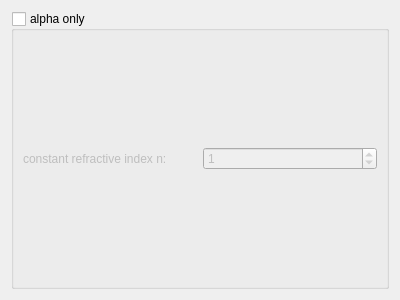
<?xml version="1.0" encoding="UTF-8"?>
<ui version="4.0">
 <class>Dialog</class>
 <widget class="QDialog" name="Dialog">
  <property name="geometry">
   <rect>
    <x>0</x>
    <y>0</y>
    <width>400</width>
    <height>300</height>
   </rect>
  </property>
  <property name="windowTitle">
   <string>Dialog</string>
  </property>
  <layout class="QVBoxLayout" name="verticalLayout">
   <item>
    <widget class="QGroupBox" name="groupBox">
     <property name="title">
      <string>alpha only</string>
     </property>
     <property name="flat">
      <bool>true</bool>
     </property>
     <property name="checkable">
      <bool>true</bool>
     </property>
     <property name="checked">
      <bool>false</bool>
     </property>
     <layout class="QHBoxLayout" name="horizontalLayout_2">
      <item>
       <layout class="QHBoxLayout" name="horizontalLayout">
        <item>
         <widget class="QLabel" name="label">
          <property name="text">
           <string>constant refractive index n:</string>
          </property>
         </widget>
        </item>
        <item>
         <widget class="QSpinBox" name="spinBox">
          <property name="singleStep">
           <number>1</number>
          </property>
          <property name="value">
           <number>1</number>
          </property>
         </widget>
        </item>
       </layout>
      </item>
     </layout>
    </widget>
   </item>
  </layout>
 </widget>
 <resources/>
 <connections/>
</ui>
